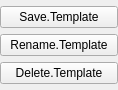
<?xml version="1.0" encoding="UTF-8"?>
<ui version="4.0">
 <class>XLSceneCollectionPopupWidget</class>
 <widget class="QWidget" name="XLSceneCollectionPopupWidget">
  <property name="geometry">
   <rect>
    <x>0</x>
    <y>0</y>
    <width>118</width>
    <height>90</height>
   </rect>
  </property>
  <property name="minimumSize">
   <size>
    <width>118</width>
    <height>90</height>
   </size>
  </property>
  <property name="maximumSize">
   <size>
    <width>118</width>
    <height>90</height>
   </size>
  </property>
  <property name="windowTitle">
   <string>Form</string>
  </property>
  <layout class="QVBoxLayout" name="verticalLayout">
   <property name="spacing">
    <number>0</number>
   </property>
   <property name="leftMargin">
    <number>0</number>
   </property>
   <property name="topMargin">
    <number>0</number>
   </property>
   <property name="rightMargin">
    <number>0</number>
   </property>
   <property name="bottomMargin">
    <number>0</number>
   </property>
   <item>
    <widget class="QPushButton" name="saveButton">
     <property name="text">
      <string>Save.Template</string>
     </property>
    </widget>
   </item>
   <item>
    <widget class="QPushButton" name="renameButton">
     <property name="text">
      <string>Rename.Template</string>
     </property>
    </widget>
   </item>
   <item>
    <widget class="QPushButton" name="deleteButton">
     <property name="text">
      <string>Delete.Template</string>
     </property>
    </widget>
   </item>
  </layout>
 </widget>
 <resources/>
 <connections/>
</ui>
